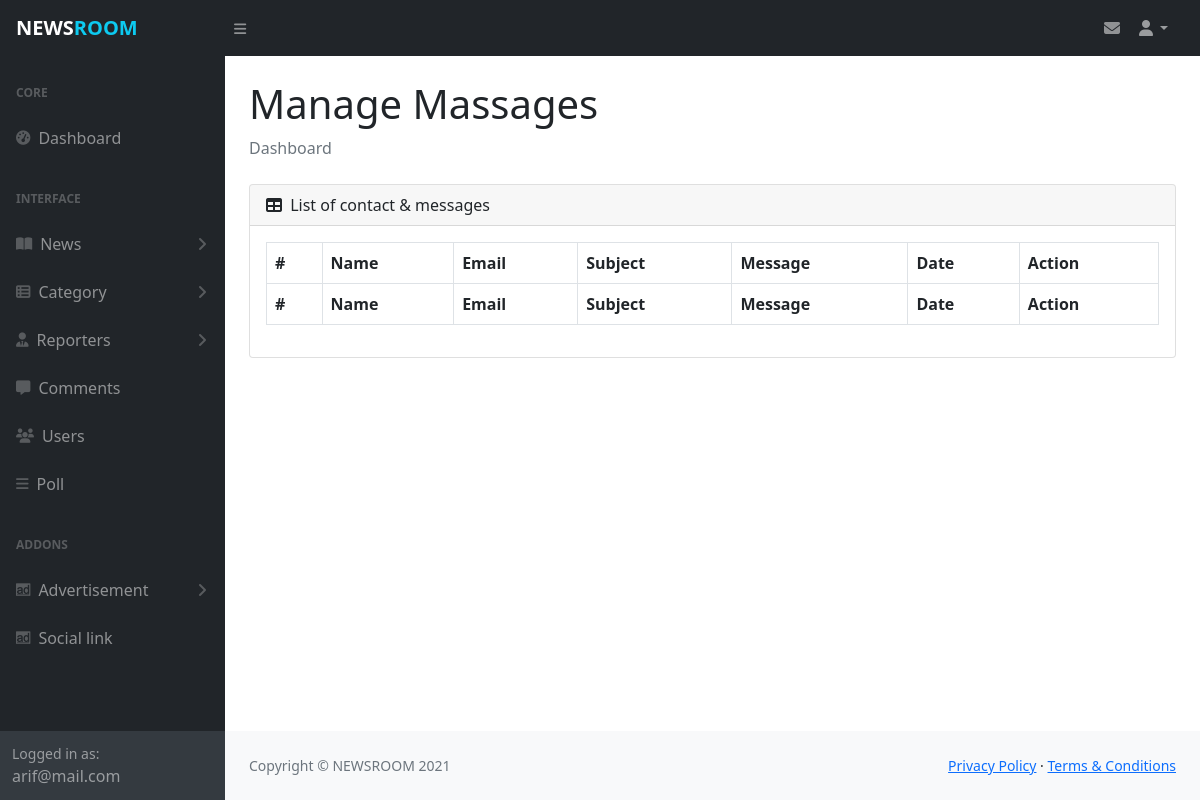
/admin/manage_massages.php (signed in), run on an earlier commit of the app's database.
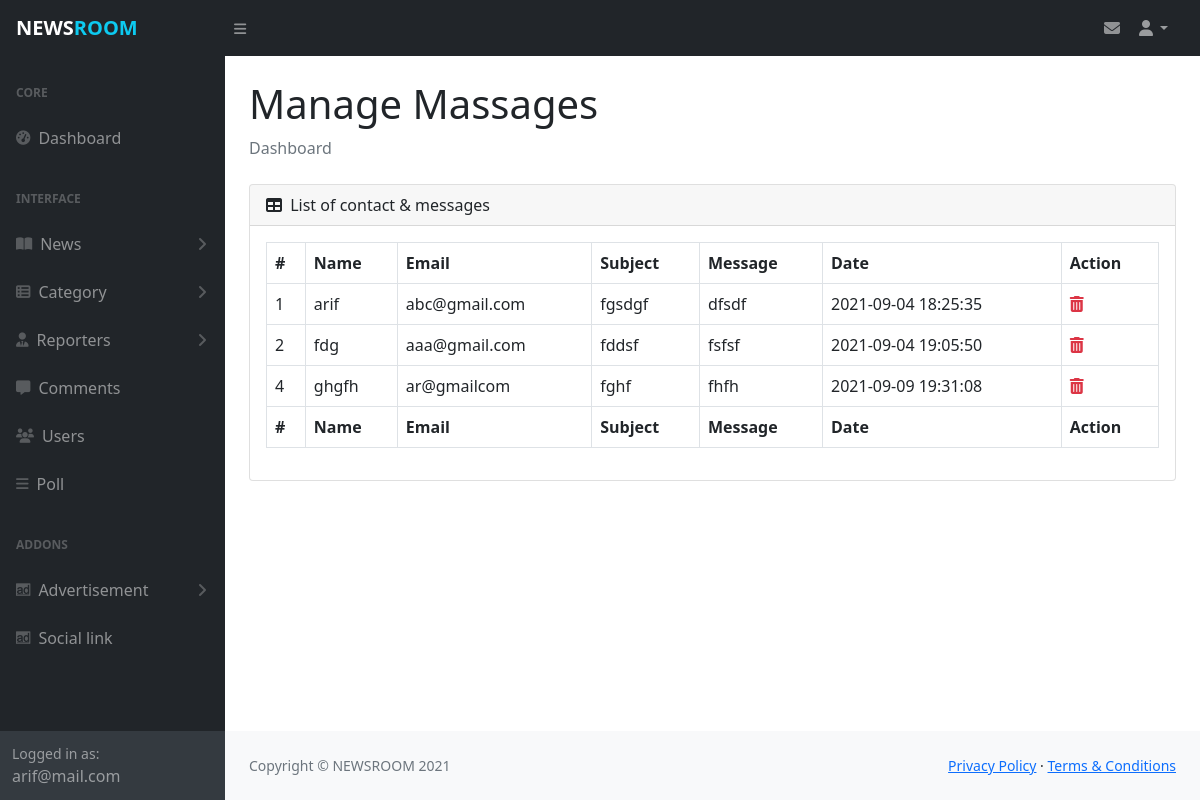
And on a later commit of the database.
### tables this page shows
CREATE TABLE `mycontact` (
  `id` int(11) NOT NULL,
  `sender_name` varchar(25) NOT NULL,
  `sender_email` varchar(30) DEFAULT NULL,
  `message_sub` varchar(150) NOT NULL,
  `message` mediumtext NOT NULL,
  `send_date` timestamp NOT NULL DEFAULT current_timestamp()
);

### admin/manage_massages.php (the view, shortened to what this page needs)
<?php include_once('includes/header.php');?>
<?php
    $sql="SELECT * FROM mycontact";
    $result=$db_config->query($sql);
?>
    <main>
        <div class="container-fluid px-4">
            <h1 class="mt-4">Manage Massages</h1>
            <ol class="breadcrumb mb-4">
                <li class="breadcrumb-item active">Dashboard</li>
            </ol>
            <div class="card mb-4">
                <div class="card-header">
                    <i class="fas fa-table me-1"></i>
                    List of contact & messages
                </div>
                <div class="card-body table-responsive">
                    <table id="datatablesSimple" class="table table-bordered">
                        <thead>
                            <tr>
                                <th>#</th>
                                <th>Name</th>
                                <th>Email</th>
                                <th>Subject</th>
                                <th>Message</th>
                                <th>Date</th>
                                <th>Action</th>
                            </tr>
                        </thead>
                        <tfoot>
                            <tr>
                                <th>#</th>
                                <th>Name</th>
                                <th>Email</th>
                                <th>Subject</th>
                                <th>Message</th>
                                <th>Date</th>
                                <th>Action</th>
                            </tr>
                        </tfoot>
                        <tbody>
                            <?php
                                while ($data=$result->fetch_object()) {
                                echo"<tr>
                                        <td>$data->id</td>
                                        <td>$data->sender_name</td>
                                        <td>$data->sender_email</td>
                                        <td>$data->message_sub</td>
                                        <td>$data->message</td>
                                        <td>$data->send_date</td>
                                        <td>
                                            <a href='includes/process.php?action=sms_del&id=$data->id' class='text-danger' onclick='return confirm(\"Are you sure about delete?\")'>
                                                <i class='fas fa-trash-alt'></i>
                                            </a>
                                        </td>
                                    </tr>";
                                }
                            ?>
                        </tbody>
                    </table>
                </div>
            </div>
        </div>
    </main>
<?php include_once('includes/footer.php');?>

What changed in the data, as far as the page shows it:
added mycontact: id "1", sender_name "arif", sender_email "abc@gmail.com", message_sub "fgsdgf", message "dfsdf", send_date "2021-09-04 18:25:35"
added mycontact: id "2", sender_name "fdg", sender_email "aaa@gmail.com", message_sub "fddsf", message "fsfsf", send_date "2021-09-04 19:05:50"
added mycontact: id "4", sender_name "ghgfh", sender_email "ar@gmailcom", message_sub "fghf", message "fhfh", send_date "2021-09-09 19:31:08"
